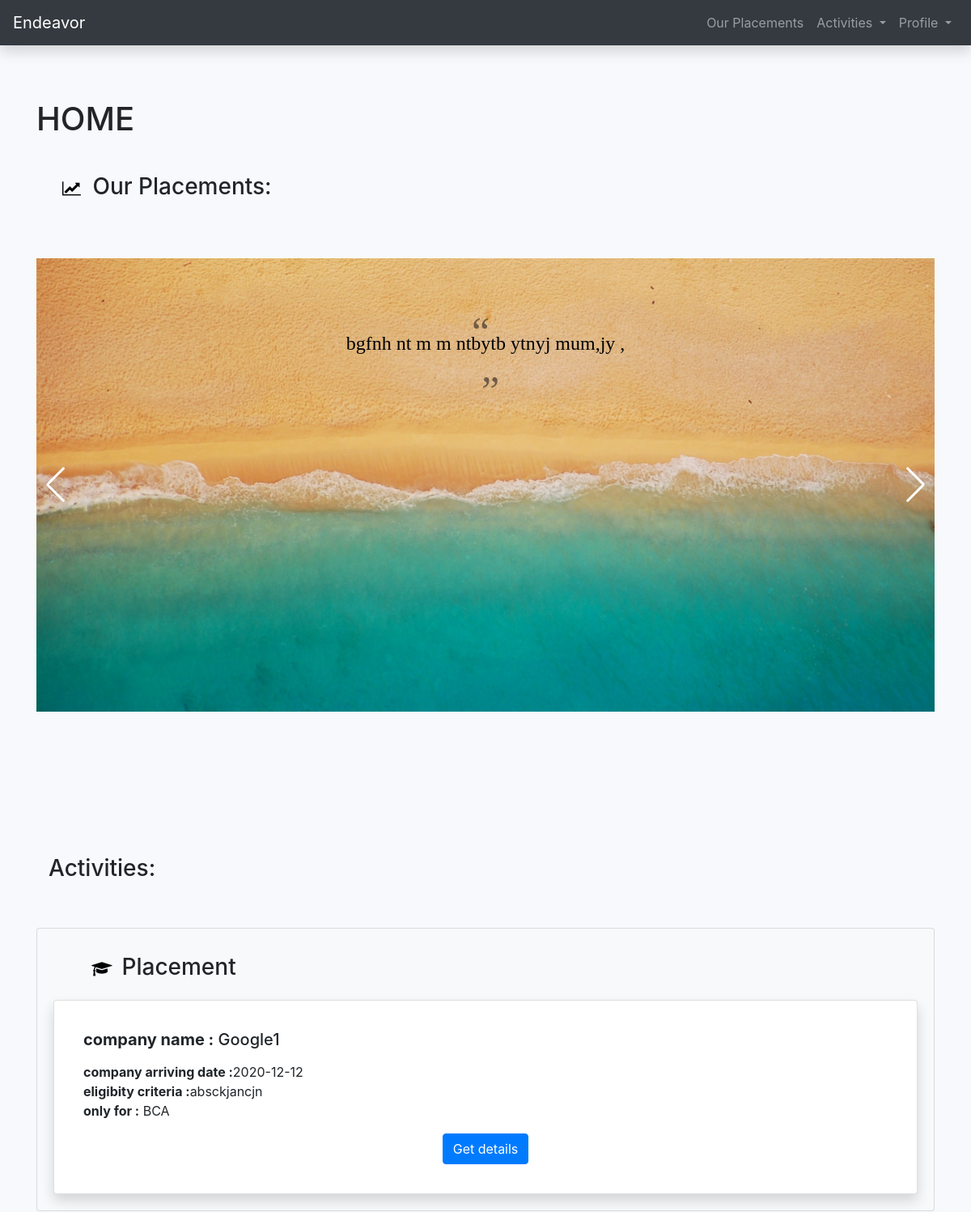
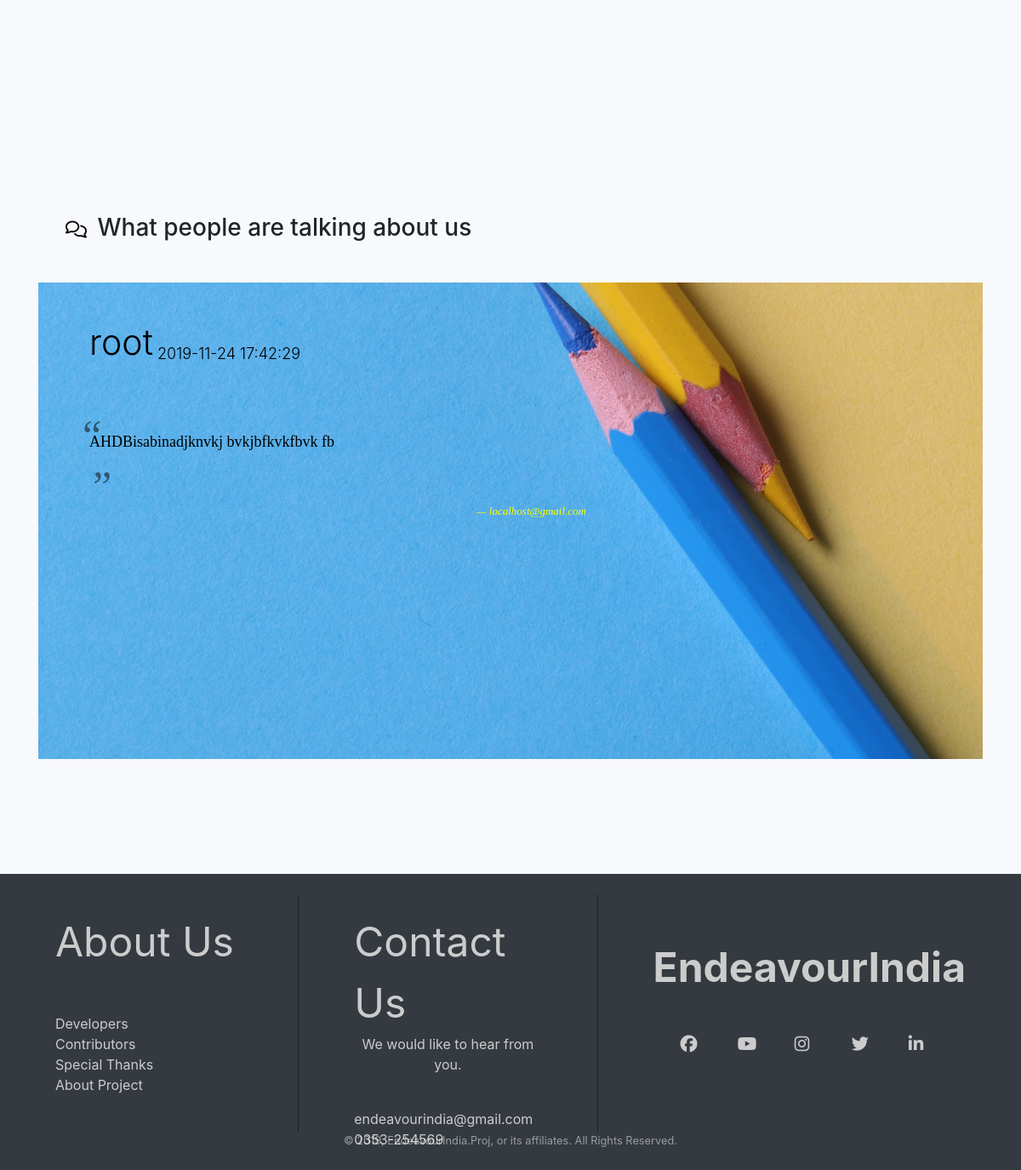
Screenshot of /additional/home.php (signed in) with the database file from the repository (2 pictures, top to bottom).
### tables this page shows
CREATE TABLE IF NOT EXISTS `heritage` (
  `hid` int(11) NOT NULL AUTO_INCREMENT,
  `contents` varchar(255) NOT NULL,
  `time_stamp` timestamp NOT NULL DEFAULT CURRENT_TIMESTAMP,
  PRIMARY KEY (`hid`)
);

CREATE TABLE IF NOT EXISTS `placement` (
  `id` int(11) NOT NULL AUTO_INCREMENT,
  `dept` varchar(25) NOT NULL,
  `sem` varchar(50) DEFAULT NULL,
  `company_name` varchar(200) DEFAULT NULL,
  `arriving_date` date DEFAULT NULL,
  `last_apply_date` date DEFAULT NULL,
  `eligibity_criteria` varchar(255) DEFAULT NULL,
  `vacancy` varchar(255) DEFAULT NULL,
  `job_role` varchar(100) DEFAULT NULL,
  `pdf_name` varchar(50) DEFAULT NULL,
  `contact_details` varchar(255) DEFAULT NULL,
  `active_backlog` varchar(5) DEFAULT NULL,
  `Round_name` varchar(1000) DEFAULT NULL,
  `Round_duration` varchar(1000) DEFAULT NULL,
  `notes` varchar(2000) DEFAULT NULL,
  `link` varchar(10000) DEFAULT NULL,
  `created_at` timestamp NOT NULL DEFAULT CURRENT_TIMESTAMP,
  PRIMARY KEY (`id`),
  KEY `dept` (`dept`)
);

CREATE TABLE IF NOT EXISTS `dept` (
  `dept_id` int(11) NOT NULL AUTO_INCREMENT,
  `dept_no` varchar(10) NOT NULL,
  `dept_name` varchar(20) NOT NULL,
  `no_sem` text,
  PRIMARY KEY (`dept_id`)
);

CREATE TABLE IF NOT EXISTS `feedbcak` (
  `id` int(11) NOT NULL AUTO_INCREMENT,
  `u_id` int(11) NOT NULL,
  `message` varchar(5000) NOT NULL,
  `date_time` datetime NOT NULL DEFAULT CURRENT_TIMESTAMP,
  PRIMARY KEY (`id`)
);

CREATE TABLE IF NOT EXISTS `signup` (
  `id` int(11) NOT NULL AUTO_INCREMENT,
  `rollno` varchar(255) DEFAULT NULL,
  `name` varchar(255) DEFAULT NULL,
  `dept` varchar(25) DEFAULT NULL,
  `email` varchar(255) DEFAULT NULL,
  `password` varchar(255) DEFAULT NULL,
  `status` tinyint(1) DEFAULT '2',
  `dob` date DEFAULT NULL,
  `dobfile` varchar(50) DEFAULT NULL,
  `gender` varchar(10) DEFAULT NULL,
  `marks10` text,
  `file10` varchar(50) DEFAULT NULL,
  `marks12` text,
  `file12` varchar(50) DEFAULT NULL,
  `deploma_marks` varchar(10) DEFAULT NULL,
  `deploma_file` varchar(50) DEFAULT NULL,
  `sem_marks` varchar(500) DEFAULT NULL,
  `sem_file` varchar(500) DEFAULT NULL,
  `ignored_message` varchar(50) NOT NULL DEFAULT 'null',
  PRIMARY KEY (`id`)
);

### additional/home.php (the view, shortened to what this page needs)
<?php
include('../connection/db.php');
if(!isset($_SESSION['email'])){
  echo"<script>window.location.href = '/minorproject/index.php'</script>";
}else{
$today = date("Y-m-d");
$query = "SELECT * FROM `placement`,`dept` WHERE `placement`.`dept` = `dept`.`dept_id` AND `placement`.`last_apply_date` >= '$today' ORDER BY `placement`.`created_at` DESC ";
$result2 = mysqli_query($conn, $query);
?>
<link rel="stylesheet" href="../package/css/swiper.min.css">
<?php include_once("../includes/header.php"); ?>
    <div style='padding:3%'>
    </div>
    <h1>HOME</h1>
    <br>
    <h3><i class="fa fa-line-chart" aria-hidden="true" style= 'color: black'></i> Our Placements:</h3>
    <br>
    <br>
    <?php
      $q1 = "SELECT * FROM `heritage` ORDER BY `time_stamp` DESC";
      $r1 = mysqli_query($conn, $q1);
    ?>
      <a href = "/minorproject/additional/heritage.php" style = "text-decoration: none;">
      <div class="swiper-container">
          <div class="parallax-bg" style="background-image:url(../images/bg1.jpg)" data-swiper-parallax="-23%"></div>
          <div class="swiper-wrapper">
          <?php
          while($row = mysqli_fetch_array($r1)){
          ?>
            <div class="swiper-slide" style = "text-align:center;">
             <br>
              <div class="subtitle" data-swiper-parallax="-200">
              <figure class="quote">
              <blockquote class="curly-quotes" >
              <p class="text-break"><font size='5'><?php echo $row['contents'];?></font></p>
              </blockquote>
              </div>
          </div>
          <?php
          }
          ?>
          </div>
          <div class="swiper-button-prev swiper-button-white"></div>
          <div class="swiper-button-next swiper-button-white"></div>
        </div>
        </a>
        <?php
        if(mysqli_num_rows($result2)>=1){
          ?>
            <div style='padding:8%'>
            </div>
         <div class ="col-8">
              <h3>Activities:</h3>
            </div>
            <br>
            <br>
        <div id = "dd" class="card bg-light mb-3" style="padding:20px">
        <div class="container">
          <div class ="row">
            <div class ="col-8">
            <h3><i class="fa fa-graduation-cap" aria-hidden="true" style='color: black'></i> Placement</h3>
            </div>
            <div align = "right"  class="col">
            </div>
          </div>
        </div>
        <div  class = "card-deck">
        <?php
         for($i = 0;$i<3;++$i)
        {
            $rows = mysqli_fetch_array($result2);
            if(!empty($rows)){
        echo "<div class='card text-center shadow p-3'>";
            echo"<div class='card-body'>";
                echo"<h5 class='card-title'><p align = 'left'><b>company name :</b> ".$rows['company_name']."</h5>";
                echo"<p align = 'left'><b>company arriving date :</b>".$rows['arriving_date']."<br>";
                echo"<b>eligibity criteria :</b>".$rows['eligibity_criteria']."<br>";
                echo"<b>only for :</b> ".$rows['dept_name']."<br>";
                echo"</p>";
                ?><a href="placement_show.php?id=<?php echo base64_encode($rows['id']);?>"<?php print"class='btn btn-primary'>Get details</a>";
            echo"</div>";
        echo"</div>";
            }
            else{
                break;
            }
        }
        ?>
    </div>
    </div>
    <?php
    }
    ?>
    <br>
        <br>
    <div style='padding:8%'>
    </div>
      <h3><i class="fa fa-comments-o" aria-hidden="true" style= 'color: black'></i> What people are talking about us</h3>
    <br>
<?php
$query = "SELECT * FROM `feedbcak`, `signup` WHERE `signup`.`id` = `feedbcak`.`u_id` ORDER BY `feedbcak`.`date_time` DESC";
$result = mysqli_query($conn, $query);
?>
<a href = "/minorproject/additional/testimonials.php" style = "text-decoration: none;">
<div class="swiper-container">
    <div class="parallax-bg" style="background-image:url(../images/yellow-and-and-blue-colored-pencils-1762851.jpg)" data-swiper-parallax="-23%"></div>
    <div class="swiper-wrapper">
    <?php
    while($row = mysqli_fetch_array($result)){
    ?>
      <div class="swiper-slide">
        <div class="title" data-swiper-parallax="-300"><?php echo $row['name'];?><font size = "5"><sub><?php echo " ".$row['date_time'];?></sub></font></div>
        <br>
        <br>
        <div class="text" data-swiper-parallax="-100">
        <figure class="quote">
        <blockquote class="curly-quotes">
        <p class="text-break"><font size='4'><?php echo $row['message'];?></font></p>
        </blockquote>
        <figcaption class="quote-by">— <?php echo $row['email'];?></figcaption>
        </figure>
        </div>
    </div>
    <?php
    }
    ?>
    </div>
    <div class="swiper-button-prev swiper-button-white"></div>
    <div class="swiper-button-next swiper-button-white"></div>
  </div>
  </a>
        <br>
  <?php
}
?>
    <div style='padding:5%'>
    </div>
<?php include_once("../includes/footer.php") ?>

### additional/home.php (style rules this page uses)
html, body { position: relative; height: 100%; }
body { background: #eee; font-family: Helvetica Neue, Helvetica, Arial, sans-serif; font-size: 15px; color:#000; margin: 0; padding: 0; }
.swiper-container { width: 100%; height: 70%; background: #000; }
.swiper-slide { font-size: 18px; color:#000; -webkit-box-sizing: border-box; box-sizing: border-box; padding: 40px 60px; }
.parallax-bg { position: absolute; left: 0; top: 0; width: 130%; height: 100%; -webkit-background-size: cover; background-size: cover; background-position: center; }
.swiper-slide .title { font-size: 41px; font-weight: 300; }
.swiper-slide .subtitle { font-size: 21px; }
.swiper-slide .text { font-size: 20px; max-width: 60%; line-height: 1.3; }
.quote { font-family: Georgia, serif; font-size: 14px; }
.curly-quotes:before, .curly-quotes:after { display: inline-block; vertical-align: top; height: 30px; line-height: 48px; font-size: 50px; opacity: 0.5; }
.curly-quotes:before { content: '\201C'; margin-right: 4px; margin-left: -8px; margin-bottom:-10px; }
.curly-quotes:after { content: '\201D'; margin-left: 4px; margin-right: -8px; }
.quote-by { display: block; padding-right: 10px; text-align: right; font-size: 13px; font-style: italic; color: yellow; }

### includes/header.php (style rules this page uses)
.fa { padding: 20px; font-size: 12px; width: 45px; text-align: center; text-decoration: none; }

### includes/footer.php (style rules this page uses)
.fa { padding: 20px; margin-left:12px; font-size: 20px; color:#ccc; width: 50px; text-align: center; text-decoration: none; }

### rows the page displays
heritage: contents "bgfnh nt m m ntbytb ytnyj mum,jy ,"
placement: company_name "Google1", arriving_date "2020-12-12", eligibity_criteria "absckjancjn", dept.dept_name "BCA"
feedbcak: u.name "root", date_time "2019-11-24 17:42:29", message "AHDBisabinadjknvkj bvkjbfkvkfbvk fb", u.email "localhost@gmail.com"
